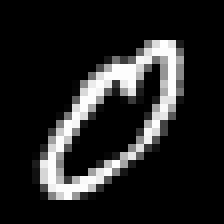
#> input picture training/neuron1.bmp, 28 x 28 px (shown 8 times larger)
$ python var_th.py
#> lines starting #> are read from the running program, lines starting #| are printed output that depends on the picture; after the words box and inside, x2 and y2 are one past the last pixel; in counts of white or black regions, pixels touching at a corner belong together; long printed decimals are rounded
### training/recep_field.py
####################################################### README #########################################################

# This file consists of function that convolves an image with a receptive field so that input to the network is
# close to the form perceived by our eyes.

#########################################################################################################################


import numpy as np
import cv2
from parameters import param as par
# import  param1 as par
def rf(inp):
	sca1 =  0.625
	sca2 =  0.125
	sca3 = -0.125
	sca4 = -.5

	#Receptive field kernel
	w = [[	sca4 ,sca3 , sca2 ,sca3 ,sca4],
	 	[	sca3 ,sca2 , sca1 ,sca2 ,sca3],
	 	[ 	sca2 ,sca1 , 	1 ,sca1 ,sca2],
	 	[	sca3 ,sca2 , sca1 ,sca2 ,sca3],
	 	[	sca4 ,sca3 , sca2 ,sca3 ,sca4]]

	pot = np.zeros([par.pixel_x,par.pixel_x])
	ran = [-2,-1,0,1,2]
	ox = 2
	oy = 2

	#Convolution
	for i in range(par.pixel_x):
		for j in range(par.pixel_x):
			summ = 0
			for m in ran:
				for n in ran:
					if (i+m)>=0 and (i+m)<=par.pixel_x-1 and (j+n)>=0 and (j+n)<=par.pixel_x-1:
						summ = summ + w[ox+m][oy+n]*inp[i+m][j+n]/255
			pot[i][j] = summ
	return pot

# [11 lines that do not run on import are left out]

### training/spike_train.py
######################################################## README #############################################################

# This file generates rate based spike train from the potential map.

############################################################################################################################


import numpy as np
from numpy import interp
from neuron import neuron
import random
from matplotlib import pyplot as plt
# import rf
from recep_field import rf
import cv2
# from rl import rl
# from rl import update
import math
from parameters import param as par

def encode(pot):

	#initializing spike train
	train = []

	for l in range(par.pixel_x):
		for m in range(par.pixel_x):

			temp = np.zeros([(par.T+1),])

			#calculating firing rate proportional to the membrane potential
			freq = interp(pot[l][m], [-1.069,2.781], [1,20])

			# print type(freq)
			if freq<=0:
				print ("error")

			freq1 = math.ceil(600/freq)
			# print freq1
			freq1=int(freq1)
			#generating spikes according to the firing rate
			k = freq1
			if(pot[l][m]>0):
				while k<(par.T+1):
					temp[k] = 1
					k = k + freq1
			train.append(temp)
			# print sum(temp)
	return train

# [22 lines that do not run on import are left out]

### training/var_th.py
############################################## README #################################################

# This calculates threshold for an image depending upon its spiking activity.
#因为每个数字占的白色像素比例不一样，所以要归一化

########################################################################################################


import numpy as np
from neuron import neuron
import random
from matplotlib import pyplot as plt
from recep_field import rf
import cv2
from spike_train import encode
from rl import rl
from rl import update
from reconstruct import reconst_weights
from parameters import param as par
from PIL import Image
import os


def threshold(train):

	tu = np.shape(train[0])[0]
	thresh = 0
	for i in range(tu):
		simul_active = sum(train[:,i])
		if simul_active>thresh:
			thresh = simul_active

	return (thresh/3)*par.scale


if __name__ == '__main__':

	# img = cv2.imread("mnist1/" + str(1) + ".png", 0)
	img = np.array(Image.open("neuron1.bmp"))
#> img is the input picture: shape (28, 28); min 0, max 255, mean 35
	# print (img)
	pot = rf(img)
#> after the loop in rf, `for i in range(par.pixel_x):`:
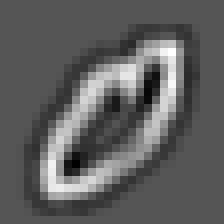
#> pot: shape (28, 28) float64 (shown 8 times larger); min -1.63, max 3.29, mean 0.206; drawn with min black and max white
	train = np.array(encode(pot))
#> after the loop in encode, `for l in range(par.pixel_x):`: train = 784 items
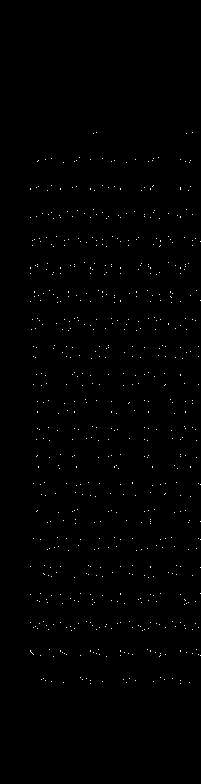
#> train: shape (784, 201) float64; values 0 (black) and 1 (white), 0.45% white in thin lines or dots, all inside (x1, y1, x2, y2) = (30, 132, 201, 684)
	print (threshold(train))
#> the loop in threshold, `for i in range(tu):` made 201 passes
#> (simul_active, thresh) on passes 31, 61, 75, 91, 121, 181: (12, 12), (13, 13), (14, 14), (18, 18), (19, 19), (26, 26)
#> simul_active on passes 1 to 6: 0, 0, 0, 0, 0, 0
#> after the loop in threshold, `for i in range(tu):`: thresh = 26
#| 8.667
